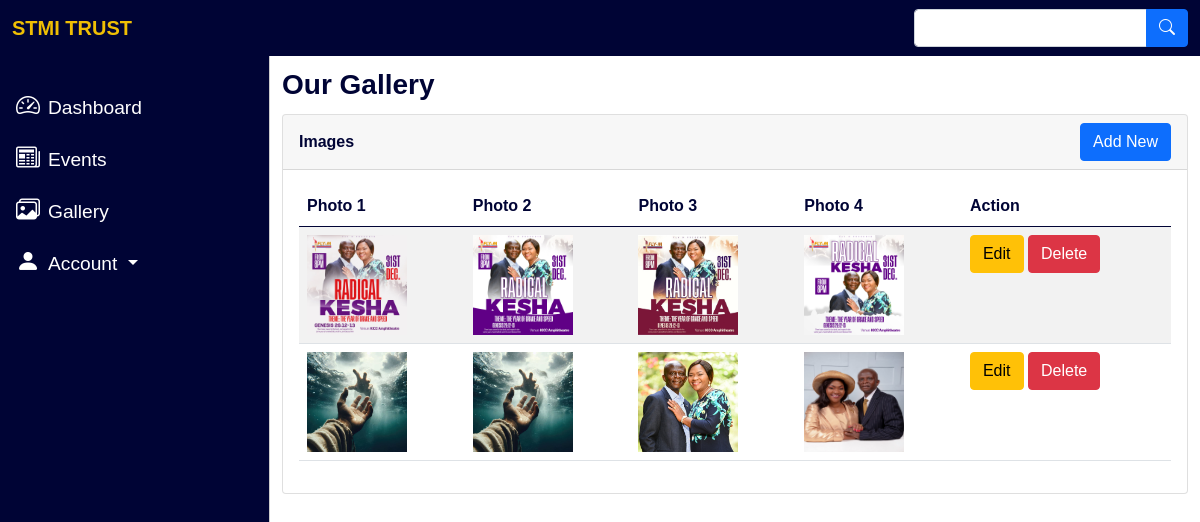
The app's page /admin/gallery.php (signed in), older data.
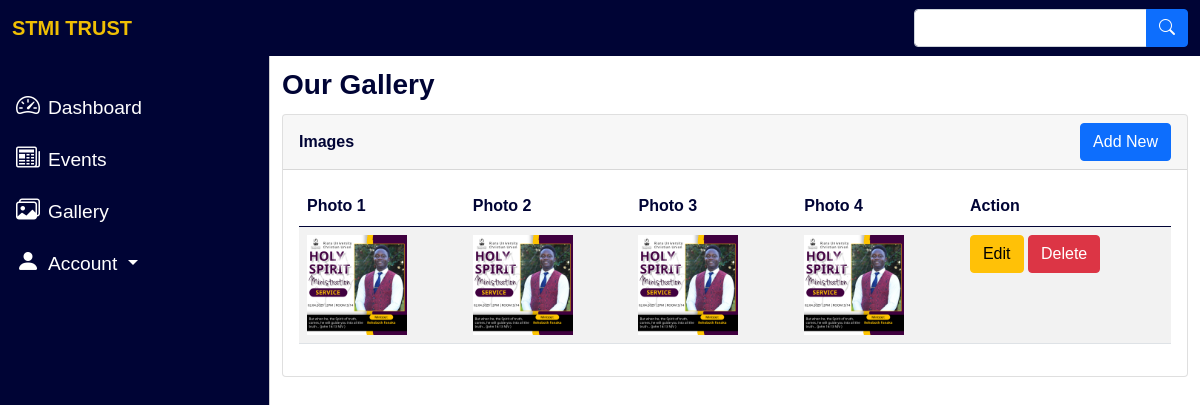
The same page, newer data.
### tables this page shows
CREATE TABLE `gallery` (
  `id` int(11) NOT NULL,
  `department_assoc` varchar(100) NOT NULL,
  `photo_one` varchar(100) NOT NULL,
  `photo_two` varchar(100) NOT NULL,
  `photo_three` varchar(100) NOT NULL,
  `photo_four` varchar(100) NOT NULL,
  `created_at` timestamp NOT NULL DEFAULT current_timestamp()
);

### admin/get_gallery.php (the view, shortened to what this page needs)
<?php
include 'config.php';
$sql = "SELECT id, photo_one, photo_two, photo_three, photo_four FROM gallery";
$result = $conn->query($sql);
if ($result->num_rows > 0) {
    while ($row = $result->fetch_assoc()) {
        $id = $row['id'];
        $photo_one = $row['photo_one'];
        $photo_two = $row['photo_two'];
        $photo_three = $row['photo_three'];
        $photo_four = $row['photo_four'];
        echo "<tr>";
        echo "<td><img src='../uploads/" . htmlspecialchars($photo_one) . "' alt='Photo 1' width='100' height='100'></td>";
        echo "<td><img src='../uploads/" . htmlspecialchars($photo_two) . "' alt='Photo 2' width='100' height='100'></td>";
        echo "<td><img src='../uploads/" . htmlspecialchars($photo_three) . "' alt='Photo 3' width='100' height='100'></td>";
        echo "<td><img src='../uploads/" . htmlspecialchars($photo_four) . "' alt='Photo 4' width='100' height='100'></td>";
        echo "<td>
                <button class='btn btn-warning' data-bs-toggle='modal' data-bs-target='#editModal$id'>Edit</button>
                <button class='btn btn-danger' data-bs-toggle='modal' data-bs-target='#deleteModal$id'>Delete</button>
              </td>";
        echo "</tr>";
    }
} else {
    echo "<tr><td colspan='6' class='text-center'>No gallery data found</td></tr>";
}
?>

### admin/includes/header.php (shortened to what this page needs)
<!DOCTYPE html>
<html lang="en">
<head>
    <link rel="stylesheet" href="css/bootstrap.min.css" />
    <link rel="stylesheet" href="https://cdn.jsdelivr.net/npm/bootstrap-icons@1.5.0/font/bootstrap-icons.css" />
    <link rel="stylesheet" href="css/style.css" />
</head>
<body>
    <nav class="navbar navbar-expand-lg fixed-top">
        <div class="container-fluid">
            <a class="navbar-brand fw-bold text-uppercase me-auto" href="#">STMI Trust</a>
            <div class="collapse navbar-collapse" id="navbarSupportedContent">
                <form class="d-flex ms-auto">
                    <div class="input-group my-3 my-lg-0">
                        <input type="text" class="form-control" aria-label="Search" />
                        <button class="btn btn-primary" type="button"><i class="bi bi-search"></i></button>
                    </div>
                </form>
            </div>
        </div>
    </nav>
    <div class="offcanvas offcanvas-start text-white sidebar-nav" tabindex="-1" id="offcanvasExample">
        <br />
        <div class="offcanvas-body p-0">
            <nav class="navbar-dark">
                <ul class="navbar-nav">
                    <li><a href="dashboard.php" class="nav-link px-3 active"><i
                                class="bi bi-speedometer2 me-2"></i>Dashboard</a></li>
                    <li><a href="news.php" class="nav-link px-3 active"><i class="bi bi-newspaper me-2"></i>Events</a>
                    </li>
                    <li><a href="gallery.php" class="nav-link px-3 active"><i class="bi bi-images me-2"></i>Gallery</a>
                    </li>
                    <li class="nav-item dropdown">
                        <a href="#" class="nav-link px-3 active dropdown-toggle" data-bs-toggle="dropdown">
                            <i class="bi bi-person-fill me-2"></i>Account
                        </a>
                    </li>
                </ul>
            </nav>
        </div>
    </div>

### admin/gallery.php (shortened to what this page needs)
<?php include 'includes/header.php' ?>
<main class="mt-5 pt-3">
    <div class="container-fluid">
        <div class="row mb-2">
            <div class="col-md-12 fw-bold fs-3 section-title">
                Our Gallery
            </div>
        </div>
        <div class="row mb-3">
            <div class="col-md-12">
                <div class="card">
                    <div class="card-header d-flex justify-content-between align-items-center">
                        <span class="table-title"><strong>Images</strong></span>
                        <button class="btn btn-primary" type="button" data-bs-toggle="modal"
                            data-bs-target="#addgallery">
                            Add New
                        </button>
                    </div>
                    <div class="card-body">
                        <div class="table-responsive">
                            <table id="example" class="table table-striped data-table" style="width: 100%">
                                <thead>
                                    <tr>
                                        <th>Photo 1</th>
                                        <th>Photo 2</th>
                                        <th>Photo 3</th>
                                        <th>Photo 4</th>
                                        <th>Action</th>
                                    </tr>
                                </thead>
                                <tbody>
                                    <?php include 'get_gallery.php'; ?>
                                </tbody>
                            </table>
                        </div>
                    </div>
                </div>
            </div>
        </div>
    </div>
</main>
<?php include 'includes/footer.php' ?>

### admin/includes/footer.php (shortened to what this page needs)
  </body>
</html>

### admin/css/style.css (style rules this page uses)
body, button { font-family: 'Poppins', sans-serif; }
:root { --offcanvas-width: 270px; --topNavbarHeight: 56px; }
.sidebar-nav { width: var(--offcanvas-width); }
.navbar, .offcanvas, .modal-header { background-color: #000435; }
.nav-link { font-size: 1.2rem; }
.nav-link i { font-size: 1.5rem; }
.navbar-brand { color: #efbf04; }
.section-title,.table-title, thead { color: #000435; }
@media (min-width:992px) { body { overflow: auto !important; } }
@media (min-width:992px) { main { margin-left: var(--offcanvas-width); } }
@media (min-width:992px) { .sidebar-nav { transform: none; visibility: visible !important; top:var(--topNavbarHeight); height: calc(100% - var(--topNavbarHeight)); } }

Row changes from the older to the newer data that the page shows:
removed gallery: photo_one (picture), photo_two (picture), photo_three (picture), photo_four (picture)
removed gallery: photo_one (picture), photo_two (picture), photo_three (picture), photo_four (picture)
added gallery: photo_one (picture), photo_two (picture), photo_three (picture), photo_four (picture)
